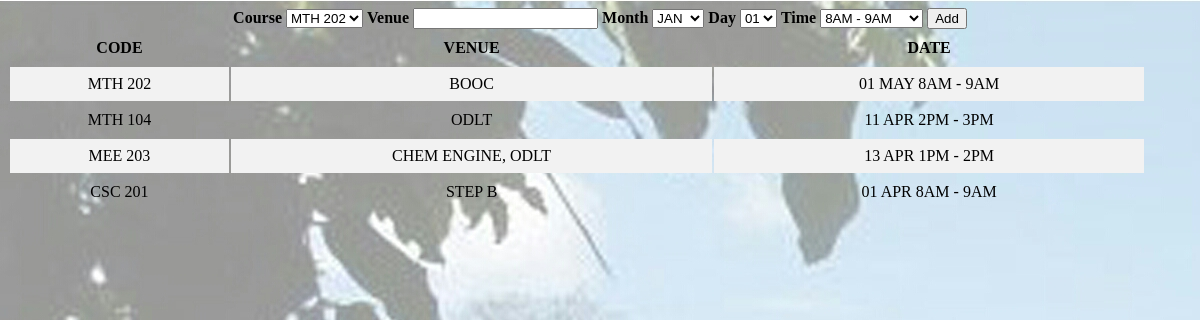
The app's page /add_exam.php with its own data.
### tables this page shows
CREATE TABLE `exam_timetable` (
  `id` int(6) NOT NULL,
  `course_code` varchar(10) NOT NULL,
  `venue` varchar(30) NOT NULL,
  `month` varchar(10) NOT NULL,
  `day` varchar(10) NOT NULL,
  `time` varchar(10) NOT NULL
);

### functions/database.php (called while the page is built, shortened)
<?php
function fetch_custom($connect, $sql)
{
	$query = mysqli_query($connect,$sql) or die(mysqli_error($connect));
	return $query;
}
?>

### add_exam.php (the view, shortened to what this page needs)
<?php
	include 'functions/database.php';
		$connect= $GLOBALS['connect'];
		$sql = "SELECT * FROM `courses` ";
		$select_all = fetch_custom($connect,$sql);
	$sql = "SELECT * FROM `exam_timetable`";
	$timetable = fetch_custom($connect, $sql);
?>
<!DOCTYPE html>
<html>
<head>
</head>
<body>
<center>
	<form method="POST">
		<strong>Course</strong>
		<select name="course">
			<?php
				if(isset($select_all))
				{
					while ($row = mysqli_fetch_array($select_all))
					{
			?>
			<option>
				<?= $row['code'] ?>
			</option>
			<?php
					}
				}
			?>
		</select>
		<strong>Venue</strong>
		<input type="text" name="venue" required>
		<strong>Month</strong>
		<select name="month">
			<option value="JAN">JAN </option>
		</select>
		<strong>Day</strong>
		<select name="day">
			<option value="01">01 </option>
		</select>
		<strong>Time </strong>
		<select name="time">
			<option value="8AM - 9AM"> 8AM - 9AM</option>
		</select>
		<input type="submit" value="Add" name="add_time">
	</form>
</center>
		<div style="overflow-x: auto;">
		<table>
		<tr>
				<th>CODE</th>
				<th>VENUE</th>
				<th>DATE</th>
				<th></th>
			</tr>
				<?php
				if(isset($timetable) && $timetable != NULL && !empty($timetable) )
				{
					while ($row = mysqli_fetch_array($timetable)) {
				?>
			<tr>
				<td> <?=  $row['course_code']?></td>
				<td>  <?= $row['venue'] ?></td>
				<td><?=$row['day'] ?> <?=$row['month'] ?> <?=$row['time'] ?></td>
			</tr>
				<?php
						}
					}
					else
					{
						"No courses for you yet";
					}
				?>
		</table>
	</div>
</body>
</html>

### add_exam.php (style rules this page uses)
body { background-image: url(./index.jpg); }
table { width: 100%; }
th,td { text-align: center; padding: 8px; }
tr:nth-child(even) { background-color: #f2f2f2 }

### records on screen
exam_timetable: course_code "MTH 202", venue "BOOC", day "01", month "MAY", time "8AM - 9AM"
exam_timetable: course_code "MTH 104", venue "ODLT", day "11", month "APR", time "2PM - 3PM"
exam_timetable: course_code "MEE 203", venue "CHEM ENGINE, ODLT", day "13", month "APR", time "1PM - 2PM"
exam_timetable: course_code "CSC 201", venue "STEP B", day "01", month "APR", time "8AM - 9AM"

### other values on screen
form field course "MTH 202"
